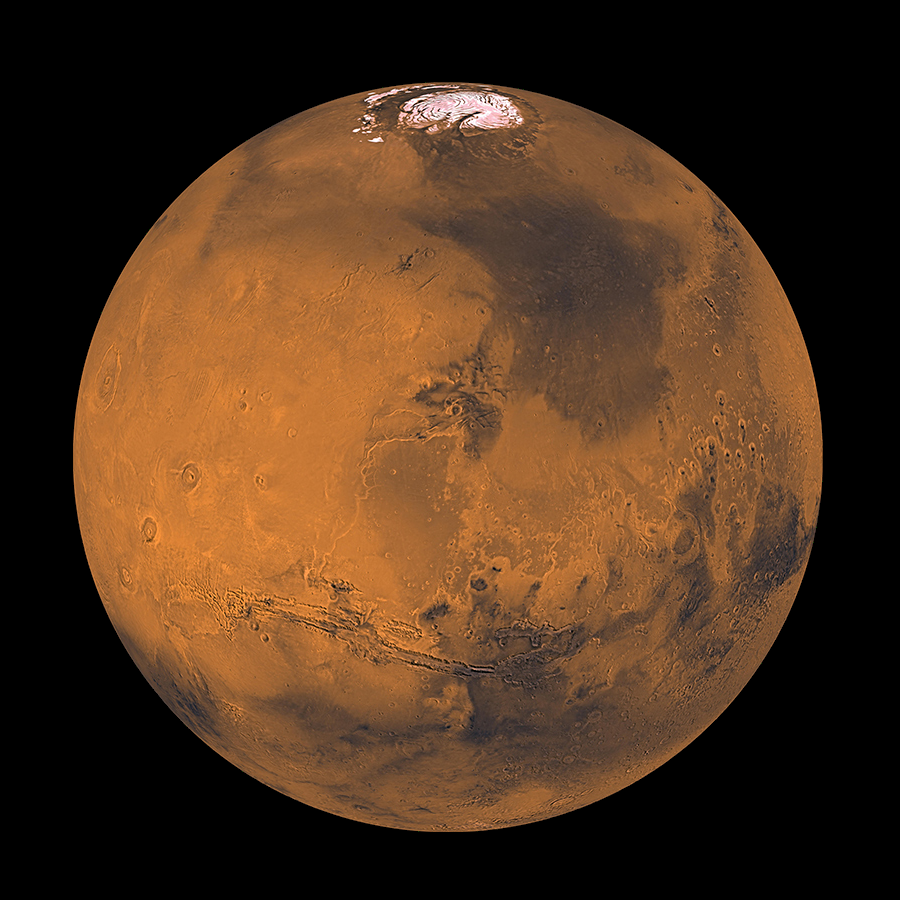
%> input picture mars.png, 900 x 900 px
$ octave rafael_jose_daciuk.m   (GNU Octave 9; MATLAB toolbox functions it lacks are replaced by stand-ins)
%> lines starting %> are read from the running program, lines starting %| are printed output that depends on the picture
%% Code for Section 1: Nontechnical summary
% This code is for learning the Fourier transform.

% mikexcohen.com

%%

%% VIDEO: Course pitch

%%

srate = 1000;
time = 0:1/srate:3;

x = (1+sin(2*pi*2*time)) .* cos(sin(2*pi*5*time)+time);
xx = 2*abs(fft(x)/length(x));

figure(1), clf
subplot(211)
plot(time,x,'k','linew',3)
xlabel('Time (sec.)')
ylabel('Amplitude')
title('Time domain')


subplot(212)
hz = linspace(0,srate,length(x));
stem(hz,xx.^2,'k','linew',3,'markersize',5,'markerfacecolor','k')
set(gca,'xlim',[0 30])
xlabel('Frequencies (Hz)')
ylabel('Amplitude')
title('Frequency domain')
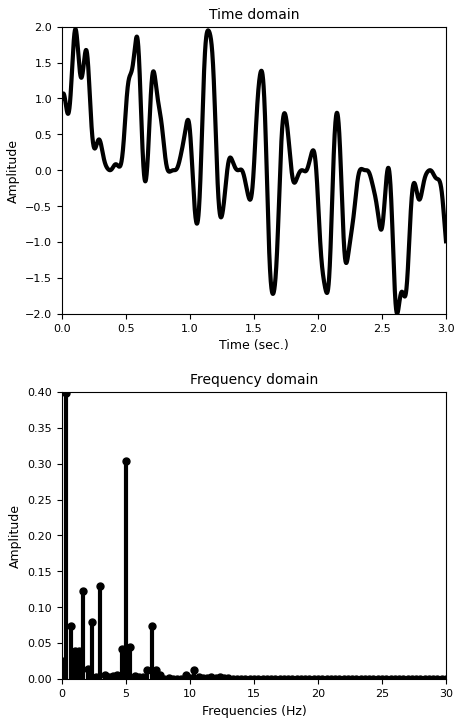
%> figure redrawn from the program's plot data, 2 panels; panel 1: curve peaks at x = 0.105, y = 1.97; panel 2: highest point at x = 0.333, y = 0.398

%%

%% VIDEO: non-technical introduction

%%

%% 1D examples

srate = 1000;
time  = 0:1/srate:2-1/srate;
n     = length(time);
hz    = linspace(0,srate,n);

%%% pure sine wave
signal = sin(2*pi*5*time);

% %%% multispectral wave
% signal = 2*sin(2*pi*5*time) + 3*sin(2*pi*7*time) + 6*sin(2*pi*14*time);
%
% %%% white noise
% signal = randn(size(time));
%
% %%% Brownian noise (aka random walk)
% signal = cumsum(randn(size(time)));
%
% %%% 1/f noise
% ps   = exp(1i*2*pi*rand(1,n/2)) .* .1+exp(-(1:n/2)/50);
% ps   = [ps ps(:,end:-1:1)];
% signal = real(ifft(ps)) * n;
%
% %%% square wave
% signal = zeros(size(time));
% signal(sin(2*pi*3*time)>.9) = 1;
%
% %%% AM (amplitude modulation)
% signal = 10*interp1(rand(1,10),linspace(1,10,n),'spline') .* sin(2*pi*40*time);
%
% %%% FM (frequency modulation)
% freqmod = 20*interp1(rand(1,10),linspace(1,10,n));
% signal  = sin( 2*pi * (10*time + cumsum(freqmod)/srate) );
%
% %%% filtered noise
% signal = randn(size(time));
% s  = 5*(2*pi-1)/(4*pi);       % normalized width
% fx = exp(-.5*((hz-10)/s).^2); % gaussian
% fx = fx./max(fx);             % gain-normalize
% signal = 20*real( ifft( fft(signal).*fx) );


% compute amplitude spectrum
ampl = 2*abs(fft(signal)/n);

% plot in time domain
figure(1), clf
subplot(211)
plot(time,signal,'k','linew',2)
xlabel('Time (sec.)'), ylabel('Amplitude')
title('Time domain')
set(gca,'xlim',[time(1)+.05 time(end)-.05],'ylim',[min(signal)*1.1 max(signal)*1.1])

% plot in frequency domain
subplot(212)
stem(hz,ampl,'k-s','linew',2,'markerfacecolor','k')
xlabel('Frequency (Hz)'), ylabel('Amplitude')
title('Frequency domain')
set(gca,'xlim',[0 100])
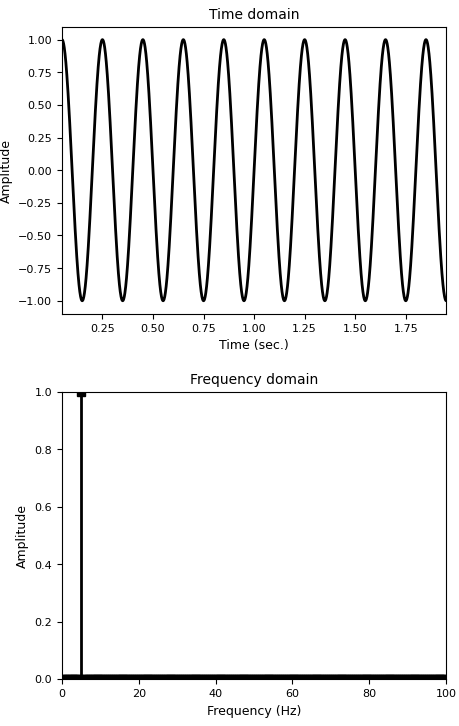
%> figure redrawn from the program's plot data, 2 panels; panel 1: curve peaks at x = 0.05, y = 1; panel 2: highest point at x = 5, y = 1


%% 2D examples


%%% gabor patch
width = 20;   % width of gaussian
sphs  = pi/4; % sine phase

lims = [-91 91];
% [6 lines of commented-out code are left out]


 %%% white noise
## img = randn(size(img));


 %%% portrait
 mars = imread('mars.png');
%> mars is the input picture: size 900x900x3 uint8; mean R, G, B 79.2, 51.6, 29.5
 imgL  = double(mean(mars,3));
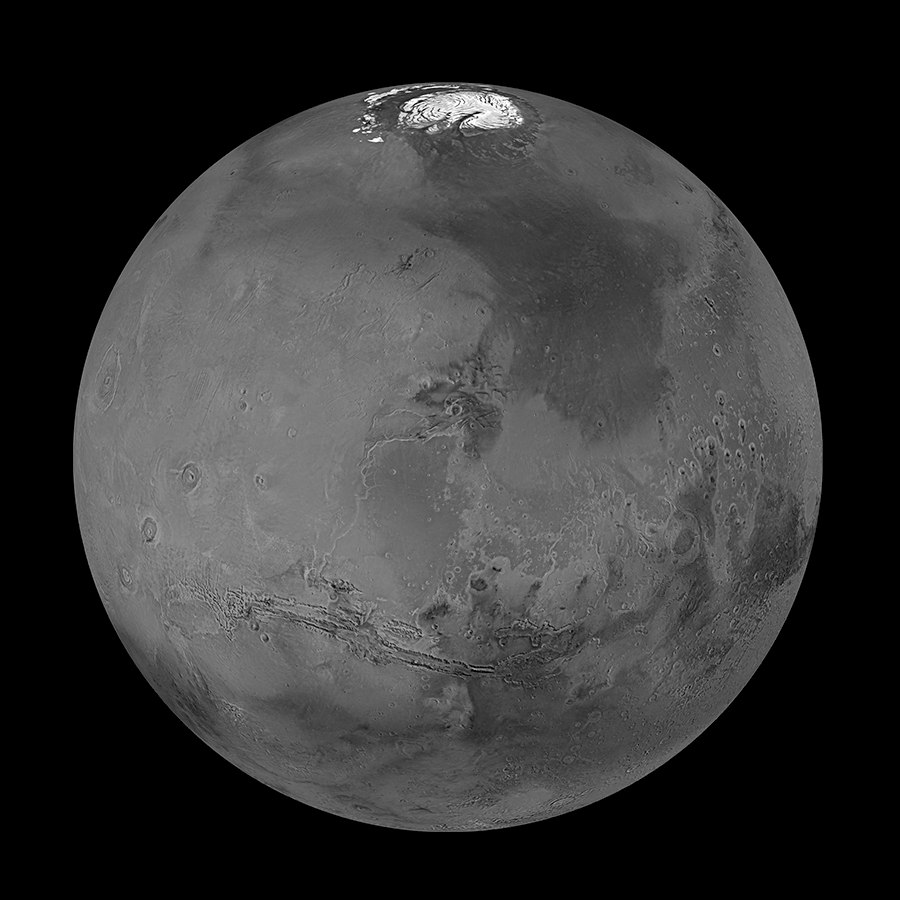
%> imgL: size 900x900 double; min 0, max 255, mean 53.4


 %%% low-pass filtered mars
 width = .1;   % width of gaussian (normalized Z units)
 [x,y] = ndgrid(zscore(1:size(imgL,1)),zscore(1:size(imgL,2)));
 gaus2d= exp(-(x.^2 + y.^2) ./ (2*width^2)); % add 1- at beginning to invert filter
 imgX  = fftshift(fft2(imgL));
 img   = real(ifft2(fftshift(imgX.*gaus2d)));
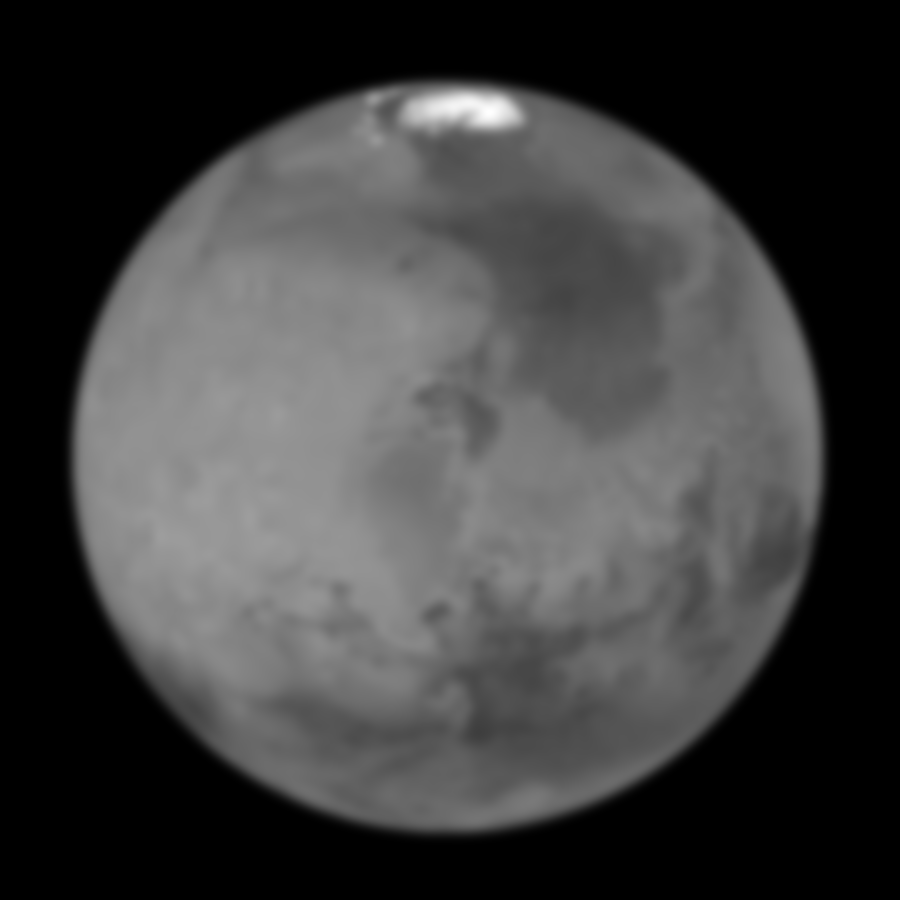
%> img: size 900x900 double; min -8.28e-14, max 216.9, mean 53.4; drawn with min black and max white
%
%
% %%% high-pass filtered mars
% width = .3;   % width of gaussian (normalized Z units)
% [x,y] = ndgrid(zscore(1:size(imgL,1)),zscore(1:size(imgL,2)));
% gaus2d= 1-(exp(-(x.^2 + y.^2) ./ (2*width^2))); % add 1- at beginning to invert filter
% imgX  = fftshift(fft2(imgL));
% img   = real(ifft2(fftshift(imgX.*gaus2d)));
%
%
%
% %%% phase-scrambled mars
% imgX  = fftshift(fft2(imgL));
% powr2 = abs(imgX);
% phas2 = angle(imgX);
% img   = real(ifft2(fftshift( powr2.*exp(1i*reshape(phas2(randperm(numel(phas2))),size(phas2))) )));


% power and phase spectra
imgX  = fftshift(fft2(img));
powr2 = log(abs(imgX));
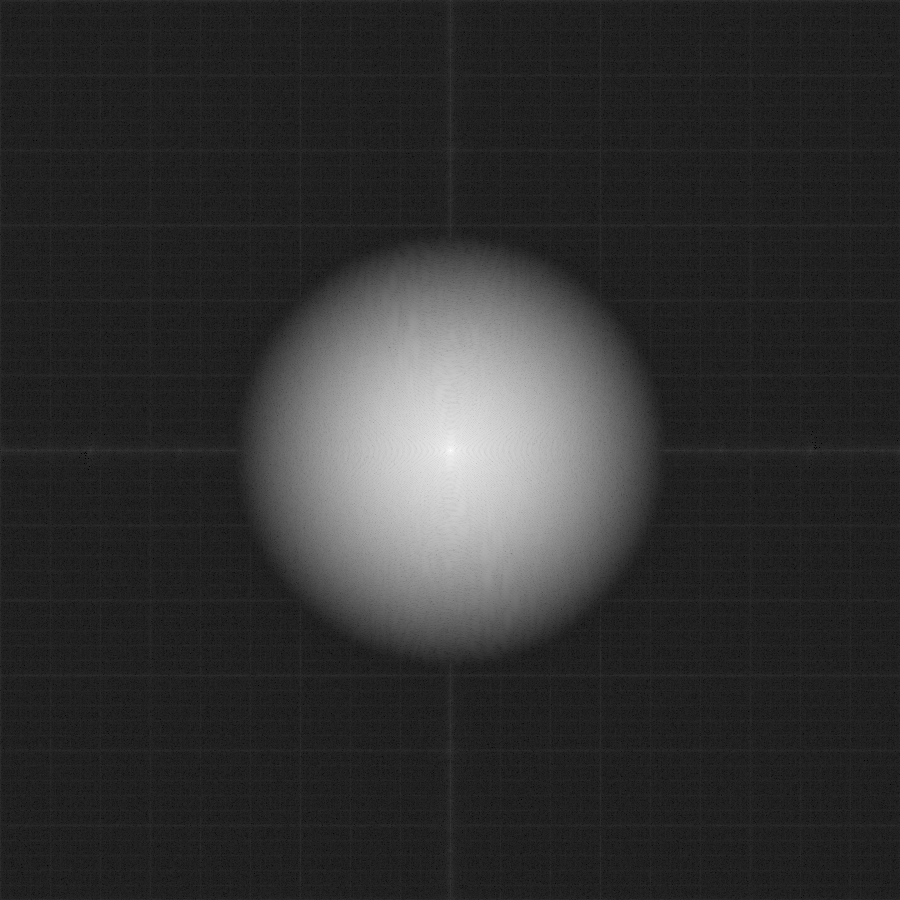
%> powr2: size 900x900 double; 0% of the values are NaN or infinite; the others: min -31.66, max 17.58, mean -22.19; drawn with min black, max white, NaN and infinite black
phas2 = angle(imgX);
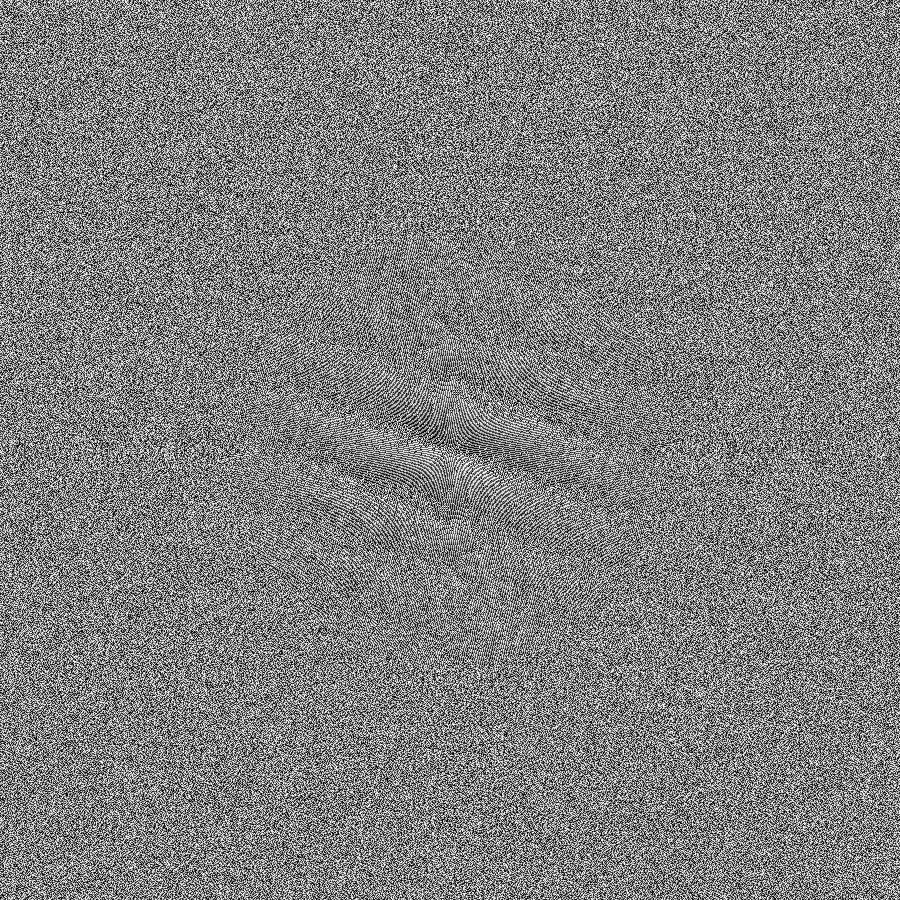
%> phas2: size 900x900 double; min -3.14, max 3.14, mean -1.35e-06; drawn with min black and max white


figure(2), clf
subplot(121)
imagesc(img), axis square
title('Space domain')

subplot(222)
imagesc(powr2), axis square
nhalf = round(sum(abs(lims))/2);
title('Amplitude spectrum')

subplot(224)
imagesc(phas2), axis square
nhalf = round(sum(abs(lims))/2);
title('Phase spectrum')

%% done.
